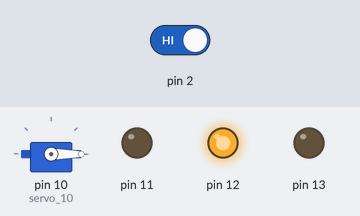
This sketch was run on a simulated Arduino Uno, built with avr-gcc and run on an emulated ATmega328P. Shown: servo, output pins drawn as LEDs (lit = HIGH). The test bench sets the inputs (shaded band); at power-on: pin 2 HIGH.

Above: at 14.8 s.
14.9 s: pin 2 driven LOW
At 16.9 s:
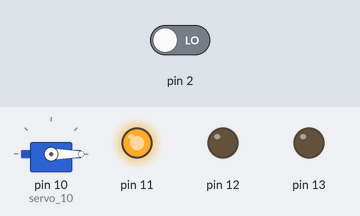
At 21.9 s:
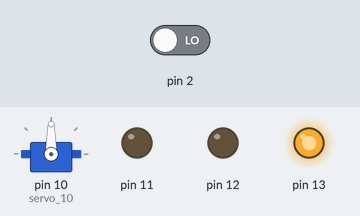
22.7 s: pin 2 driven HIGH
At 23.2 s:
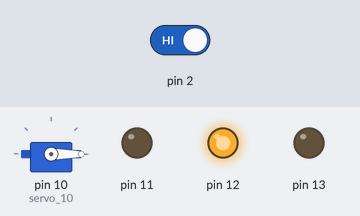
Timing chart, 0 to 39.2 s (numbered marks = the images above; inputs shaded):
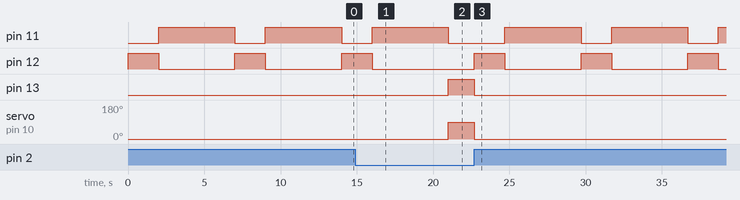

The sketch:

Project_Traffic_Lights_with_Button_and_Servo.ino
```cpp
// C++ code
//
#include <Servo.h>

int buttonState = 0;

Servo servo_10;

void setup()
{
  pinMode(2, INPUT);
  pinMode(13, OUTPUT);
  pinMode(12, OUTPUT);
  pinMode(11, OUTPUT);
  servo_10.attach(10, 500, 2500);
}

void loop()
{
  buttonState = digitalRead(2);
  if (buttonState == 0) {
    digitalWrite(13, HIGH);
    digitalWrite(12, LOW);
    digitalWrite(11, LOW);
    servo_10.write(90);
  } else {
    digitalWrite(13, LOW);
    digitalWrite(12, HIGH);
    digitalWrite(11, LOW);
    servo_10.write(0);
    delay(2000); // Wait for 2000 millisecond(s)
    digitalWrite(13, LOW);
    digitalWrite(12, LOW);
    digitalWrite(11, HIGH);
    delay(5000); // Wait for 5000 millisecond(s)
  }
}
```

Measured:
- after the input at 14.9 s, pin 12: goes on until 16.0 s, then stays LOW; pin 13: LOW → HIGH after 6.1 s; servo on pin 10 (servo_10): 0° → 90° after 6.1 s
- after the input at 22.7 s, pin 11: alternates HIGH for 5.0 s and LOW for 2.0 s, starting after 2.0 s; pin 12: alternates HIGH for 2.0 s and LOW for 5.0 s, starting at once; pin 13: HIGH → LOW at once; servo on pin 10 (servo_10): 90° → 0° at once
- by itself, pin 11: alternates HIGH for 5.0 s and LOW for 2.0 s
- by itself, pin 12: alternates HIGH for 2.0 s and LOW for 5.0 s
